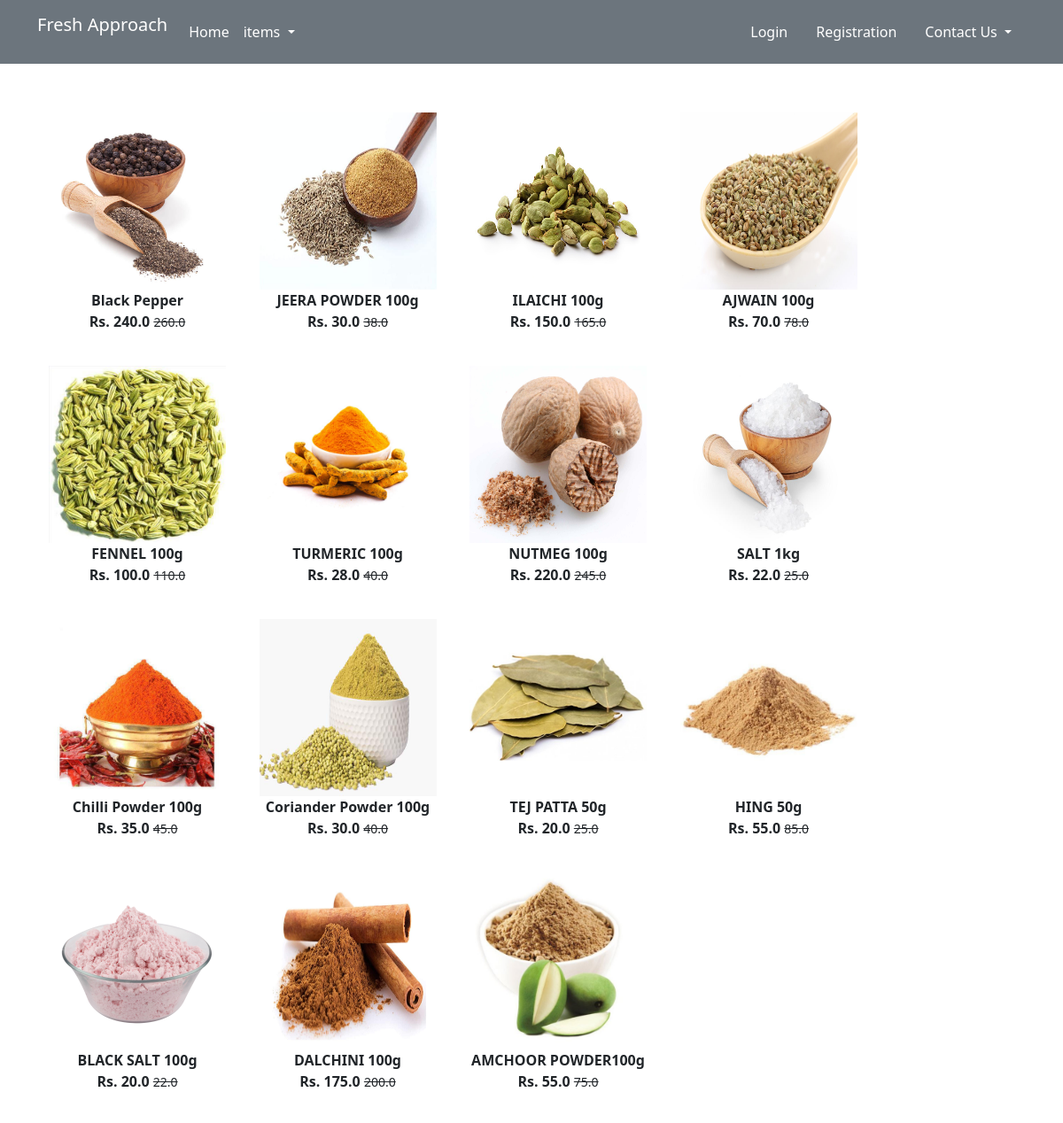
/spices/, run on the app's committed database.
### app/models.py (models this page shows, shortened)
class Product(models.Model):
    title = models.CharField(max_length=100)
    selling_price = models.FloatField()
    discounted_price = models.FloatField()
    description = models.TextField()
    brand = models.CharField(max_length=100)
    category = models.CharField(choices=CATEGORY_CHOICES, max_length=2)
    product_image = models.ImageField(upload_to='productimg')

### app/views.py (the view)
# urls.py: path('spices/', views.spices, name='spices'),
def spices(request, data=None):
    if data == None:
        spices = Product.objects.filter(category='S')
    return render(request, 'app/spices.html', {'spices': spices})

### app/templates/app/spices.html (shortened to what this page needs)
{% extends 'app/base.html' %}
{% load static %}
{% block main-content %}
<div class="container my-5">
 <div class="row">
  <div class="col-sm-10">
   <div class="row">
    {% for product in spices %}
    <div class="col-sm-3 text-center mb-4">
     <a href="{% url 'product-detail' product.id %}" class="btn">
      <div class="item">
       <img src="{{product.product_image.url}}" alt="" height="200" width="200" class="">
       <div class="fw-bold">{{product.title}}</div>
       <div class="fw-bold">Rs. {{product.discounted_price}}
        <small class="fw-light text-decoration-line-through">{{product.selling_price}}</small>
       </div>
      </div>
     </a>
    </div>
    {% endfor %}
   </div>
  </div>
 </div>
</div>
{% endblock main-content %}

### data on the page
Product: product_image (picture), title "Black Pepper", discounted_price "240.0", selling_price "260.0"
Product: product_image (picture), title "JEERA POWDER 100g", discounted_price "30.0", selling_price "38.0"
Product: product_image (picture), title "ILAICHI 100g", discounted_price "150.0", selling_price "165.0"
Product: product_image (picture), title "AJWAIN 100g", discounted_price "70.0", selling_price "78.0"
Product: product_image (picture), title "FENNEL 100g", discounted_price "100.0", selling_price "110.0"
Product: product_image (picture), title "TURMERIC 100g", discounted_price "28.0", selling_price "40.0"
Product: product_image (picture), title "NUTMEG 100g", discounted_price "220.0", selling_price "245.0"
Product: product_image (picture), title "SALT 1kg", discounted_price "22.0", selling_price "25.0"
Product: product_image (picture), title "Chilli Powder 100g", discounted_price "35.0", selling_price "45.0"
Product: product_image (picture), title "Coriander Powder 100g", discounted_price "30.0", selling_price "40.0"
Product: product_image (picture), title "TEJ PATTA 50g", discounted_price "20.0", selling_price "25.0"
Product: product_image (picture), title "HING 50g", discounted_price "55.0", selling_price "85.0"
Product: product_image (picture), title "BLACK SALT 100g", discounted_price "20.0", selling_price "22.0"
Product: product_image (picture), title "DALCHINI 100g", discounted_price "175.0", selling_price "200.0"
Product: product_image (picture), title "AMCHOOR POWDER100g", discounted_price "55.0", selling_price "75.0"
